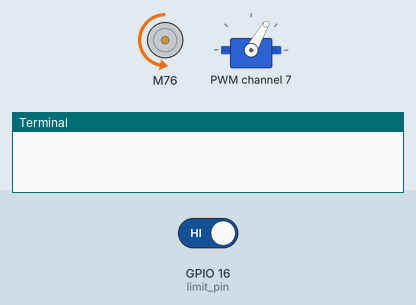
A program run on a simulated Raspberry Pi (BCM pin numbers). Shown: DC motor (green arrow = forward, orange = backward, longer = faster), servo, the last lines printed to the terminal. Inputs (shaded band) come from the test bench; at power-on: GPIO 16 (limit_pin) HIGH. At 4.3 s the program stops and its outputs stay as they are.

Above: at 2.7 s.
2.8 s: GPIO 16 (limit_pin) driven LOW
At 3.5 s:
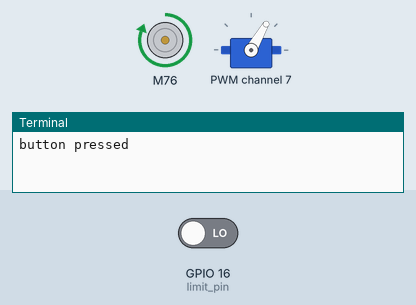
At 5.4 s:
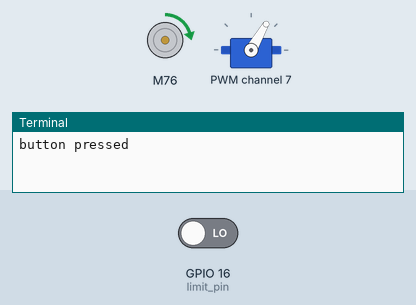
Timing chart, 0 to 5.8 s (numbered marks = the images above; inputs shaded):
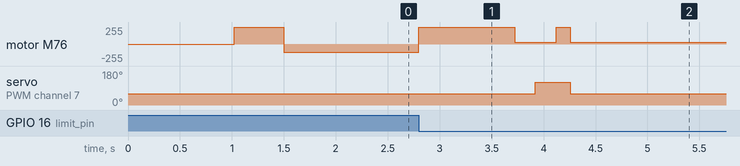

Measured:
- after the input at 2.8 s, motor M76: backward 127/255 → forward 255/255 at once, → forward 25/255 0.92 s later, → forward 255/255 0.40 s later, → forward 25/255 0.14 s later; servo on PWM channel 7: 60° → 120° after 1.1 s, → 60° 0.34 s later

The program:

conti_test.py
```python
import time
from adafruit_servokit import ServoKit
import RPi.GPIO as GPIO

limit_pin = 16
pressure_pin = 7

GPIO.setmode(GPIO.BCM)
GPIO.setup(limit_pin, GPIO.IN, pull_up_down=GPIO.PUD_UP)

kit = ServoKit(channels=16,frequency=50)

time.sleep(1)

kit.continuous_servo[12].throttle = 1
time.sleep(0.5)
#time.sleep(1.05)

kit.continuous_servo[12].throttle = -0.5
kit.servo[pressure_pin].angle = 60

try:
    while True:
        switch_state = GPIO.input(limit_pin)

        if switch_state == GPIO.LOW:
            print("button pressed")
            kit.continuous_servo[12].throttle = 1
            time.sleep(0.92)
            kit.continuous_servo[12].throttle = 0.1
            time.sleep(0.2)
            kit.servo[pressure_pin].angle = 120
            time.sleep(0.2)
            kit.continuous_servo[12].throttle = 1
            time.sleep(0.135)
            kit.continuous_servo[12].throttle = 0.1
            kit.servo[pressure_pin].angle = 60
            break

        # Optional: Add a small delay to reduce CPU usage
        time.sleep(0.001)
    GPIO.cleanup()


except KeyboardInterrupt:
    # Clean up GPIO on exit
    GPIO.cleanup()
```
